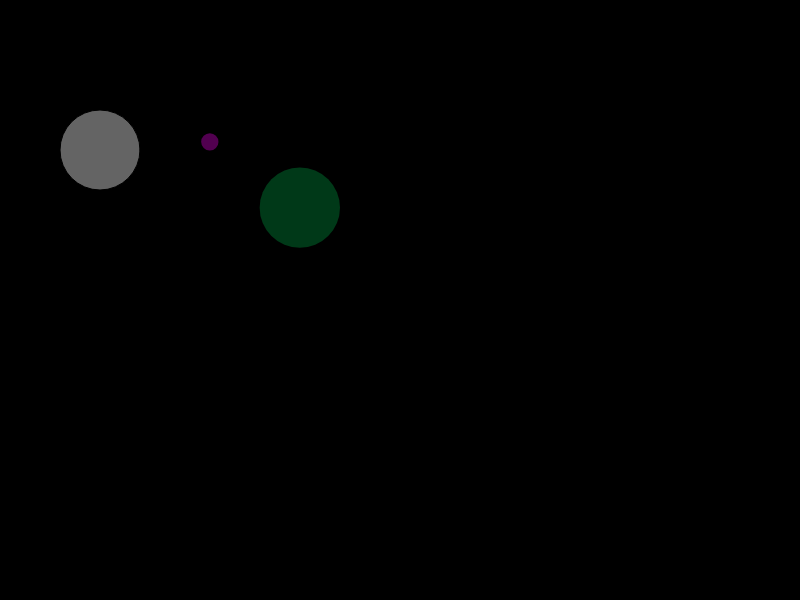
Frame 1 (no input)
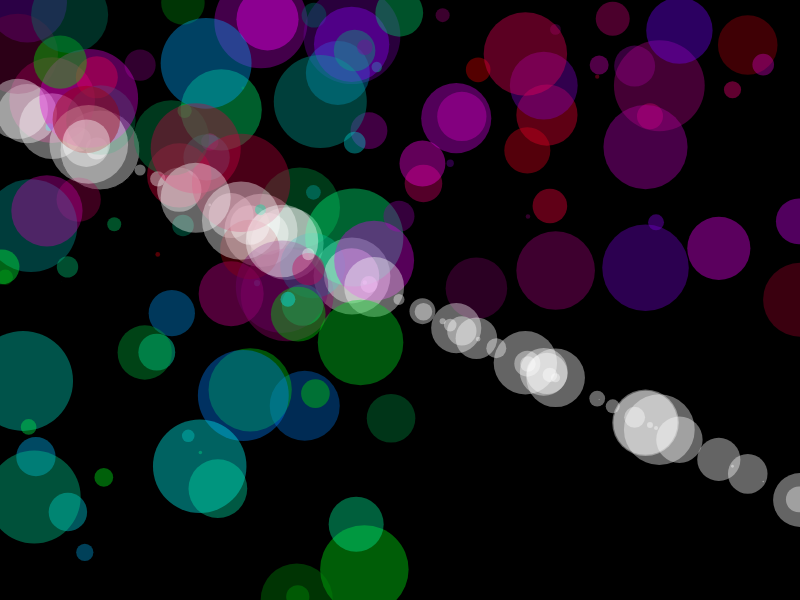
Frame 60 (no input)
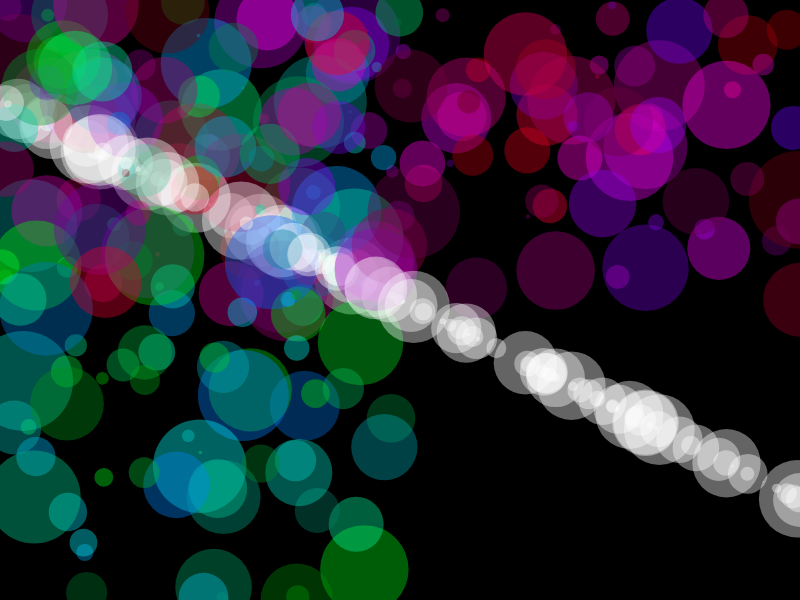
Frame 120 (the mouse pressed at the canvas centre since frame 60)

The p5.js sketch that drew these frames (run headless with seeded random() and noise() and a simulated clock; from frame 60 on, the mouse is pressed at the canvas centre):

// p5.js sketch
// ── sketch.js
var spot = {
  x: 100,
  y: 100
};

var spot2 = {
  x: 100,
  y: 100
};

var x;
var x = 100;
var col = {
  r:0,
  g: 255,
  b: 0
};

var y;
var y = 100;
var col = {
  r:0,
  g: 255,
  b: 0
};
var col2 = {
  r:255,
  g: 0,
  b: 0
};



function setup() {





  createCanvas(800, 600);
  background(0);


}

function draw() {




  /*fill (255, 255, 255);
  ellipse (width/2, height/2, x*4, x*4);
  fill (0);
  ellipse (width/2, height/2, x*2, x*2);
  fill (255, 255, 255);
  ellipse (width/2, height/2, x, x);
  fill (0);
  ellipse (width/2, height/2, x/2, x/2);
  fill(255, 255, 255);
  ellipse (width/2, height/2, x/4, x/4);
  fill (0);
  ellipse (width/2, height/2, x/8, x/8);
  fill (255, 255, 255);
  ellipse (width/2, height/2, x/16, x/16);
  //dots */
  push();
  translate(0, 100);
  spot2.y = abs(spot2.x, height % 0.1);
  col2.r = random(100, 255);
  col2.g = 0;
  col2.b = random (0, 255);
  fill (255, 255, 255, 100);
  ellipse (spot2.x, spot2.y/2, y - 20, y - 20);
  pop();

  noStroke();
  frameRate(30);
  spot.x = random (0, width);
  spot.y = random (0, height);
  x = random(0, 100);
  col.r = 0;
  col.g = random(100, 255);
  col.b = random (0, 255);
  fill (col.r, col.g, col.b, 100);
  ellipse (spot.x/2, spot.y, x, x);

  y = random(0, 100);



  spot2.x = random (0, width);
  spot2.y = random(0, height);
  col2.r = random(100, 255);
  col2.g = 0;
  col2.b = random (0, 255);
  fill (col2.r, col2.g, col2.b, 100);
  ellipse (spot2.x, spot2.y/2, y, y);

  //end dots






  x++;





}
